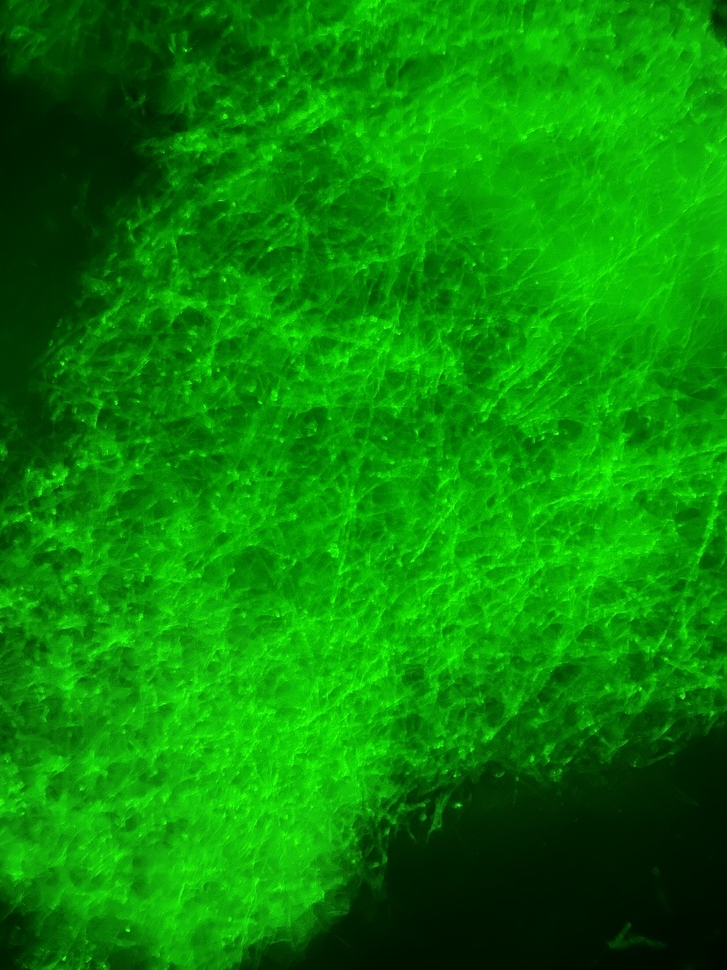
#> input picture assets/ex_gfp_fungi.JPG, 727 x 970 px, shrunk from 3024 x 4032 before the run
$ python color_spaces.py --image ../assets/ex_gfp_fungi.JPG
#> lines starting #> are read from the running program, lines starting #| are printed output that depends on the picture
import argparse
import cv2
# construct the argument parser and parse the arguments
ap = argparse.ArgumentParser()
ap.add_argument("-i", "--image", type=str, default="color_analysis/random.png",
	help="path to input image")
args = vars(ap.parse_args())
image = cv2.imread(args["image"])
#> image is the input picture: shape (970, 727, 3); mean B, G, R 4.2, 136.1, 8.9
cv2.imshow("RGB", image) #RGB is our 'window' - what does that mean? also where is our window getting displayed? can look further into imshow
print(image.shape) # (3024, 4032, 3). 3 channels presumably RGB? actually its BGR because thats the way opencv loads it in
#| (970, 727, 3)
print("------")
# print(len(cv2.split(image)[0])) #length of this tuple is three. length of first element is 3024. perfect, so we've split into B, G, R.

for (name, chan) in zip(("B", "G", "R"), cv2.split(image)):
	cv2.imshow(name, chan)
#> this loop made 3 passes
#> name on passes 1 to 3: 'B', 'G', 'R'
#> pass 1, `cv2.imshow(name, chan)`:
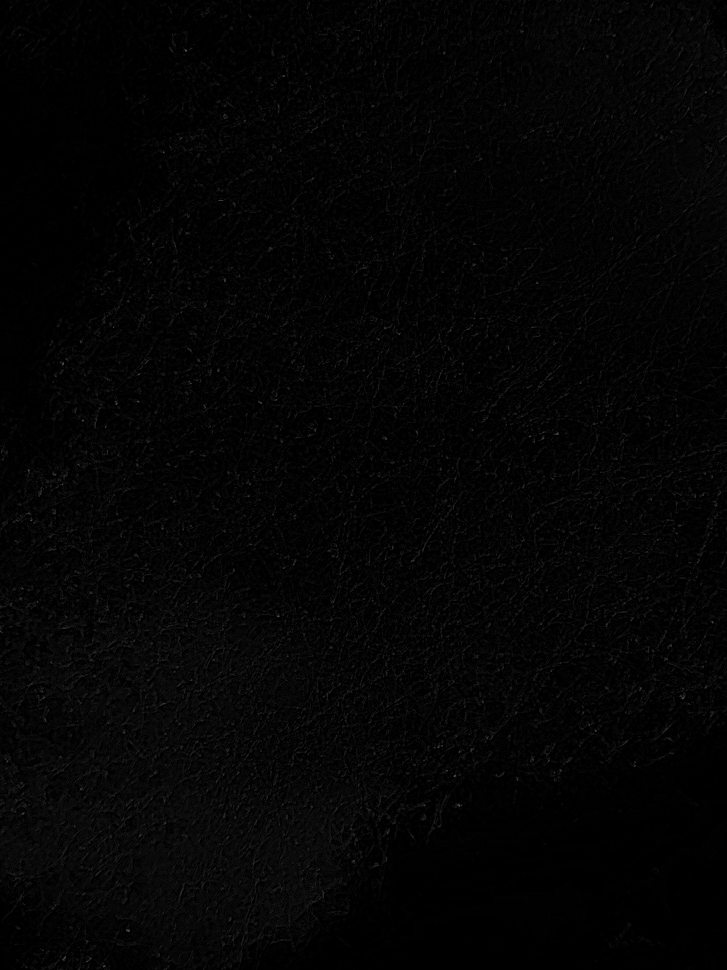
#> window 'B': shape (970, 727); min 0, max 86, mean 4.2
#> pass 2, `cv2.imshow(name, chan)`:
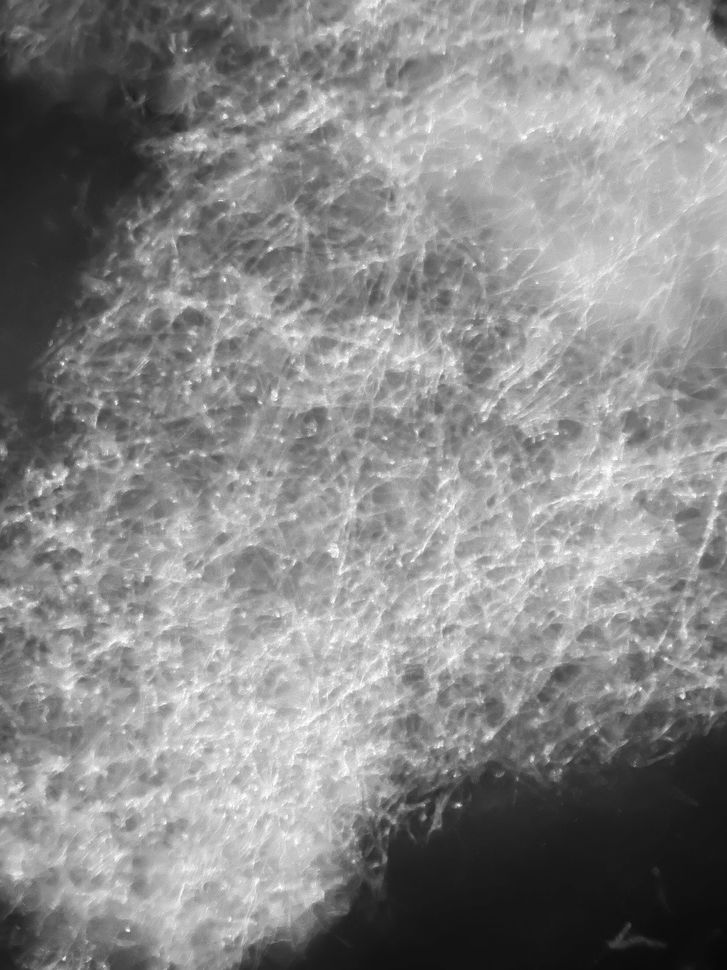
#> window 'G': shape (970, 727); min 9, max 255, mean 136.1
